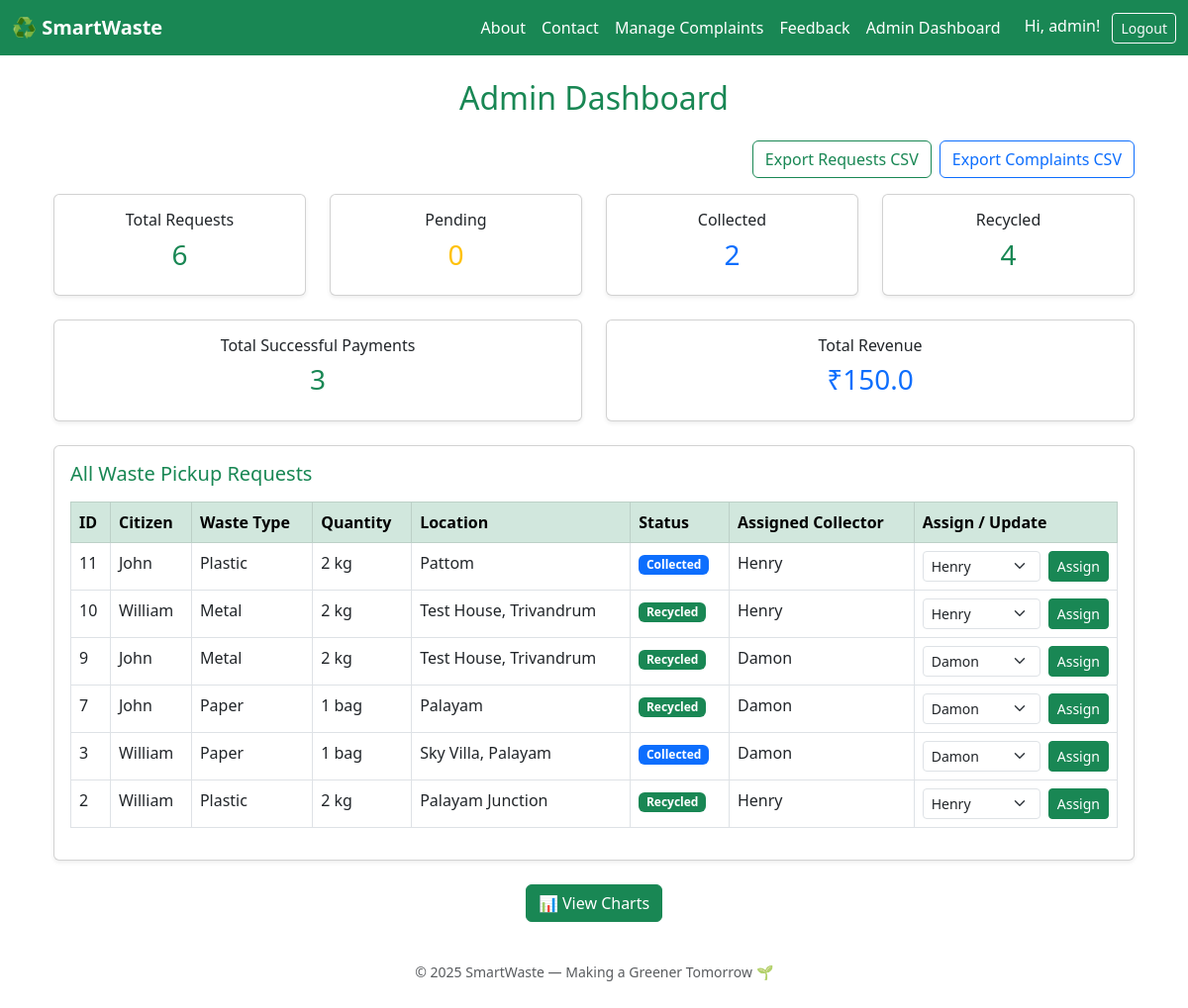
The page /dashboard/ (signed in) on the database as committed earlier.
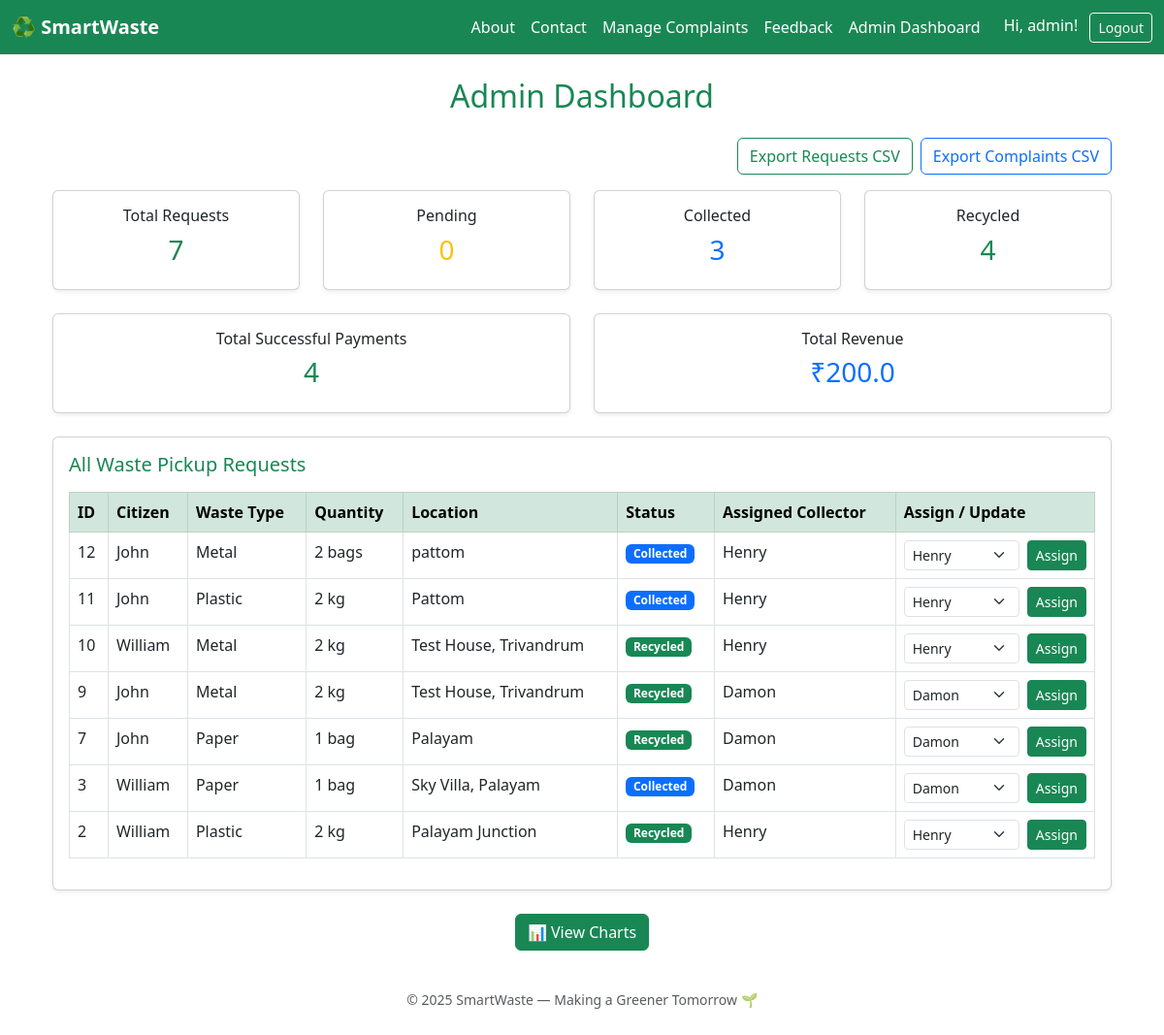
The same page on the database as committed later.
### app/models.py (models this page shows, shortened)
class WasteRequest(models.Model):
    WASTE_TYPES = (
        ('Plastic', 'Plastic'),
        ('Paper', 'Paper'),
        ('Metal', 'Metal'),
        ('Organic', 'Organic'),
    )
    STATUS_CHOICES = [
    ('Pending', 'Pending'),
    ('Assigned', 'Assigned'),
    ('Collected', 'Collected'),
    ('Recycled', 'Recycled'),
]
    user = models.ForeignKey(User, on_delete=models.CASCADE)
    waste_type = models.CharField(max_length=20, choices=WASTE_TYPES)
    quantity = models.CharField(max_length=50)
    location = models.CharField(max_length=255)
    latitude = models.FloatField(null=True, blank=True)
    longitude = models.FloatField(null=True, blank=True)
    status = models.CharField(max_length=20, choices=STATUS_CHOICES, default='Pending')
    assigned_collector = models.ForeignKey(User, on_delete=models.SET_NULL, null=True, blank=True, related_name='assigned_requests')
    created_at = models.DateTimeField(auto_now_add=True)

class User(AbstractUser):
    ROLE_CHOICES = (
        ('citizen', 'Citizen'),
        ('collector', 'Collector'),
        ('admin', 'Admin'),
    )
    role = models.CharField(max_length=20, choices=ROLE_CHOICES, default='citizen')
    address = models.TextField(blank=True, null=True)
    eco_points = models.IntegerField(default=0)

### app/views.py (the view, shortened to what this page needs)
# urls.py: path('dashboard/', views.admin_dashboard, name='admin_dashboard'),
@login_required
@login_required
def admin_dashboard(request):
    if request.user.role != 'admin':
        messages.error(request, "Access denied.")
        return redirect('home')
    all_requests = WasteRequest.objects.select_related('user', 'assigned_collector').order_by('-created_at')
    collectors = User.objects.filter(role='collector')
    summary = {
        'total': all_requests.count(),
        'pending': all_requests.filter(status='Pending').count(),
        'collected': all_requests.filter(status='Collected').count(),
        'recycled': all_requests.filter(status='Recycled').count(),
    }
    pending_complaints = Complaint.objects.filter(status='Pending').count()
    resolved_complaints = Complaint.objects.filter(status='Resolved').count()
    total_payments = Payment.objects.filter(status='Success').count()
    total_amount = Payment.objects.filter(status='Success').aggregate(Sum('amount'))['amount__sum'] or 0
    context = {
        'requests': all_requests,
        'collectors': collectors,
        'summary': summary,
        'pending_requests': summary['pending'],
        'collected_requests': summary['collected'],
        'recycled_requests': summary['recycled'],
        'pending_complaints': pending_complaints,
        'resolved_complaints': resolved_complaints,
        'total_payments': total_payments,
        'total_amount': total_amount,
    }
    return render(request, 'admin/admin_dashboard.html', context)

### templates/admin/admin_dashboard.html (shortened to what the changed rows need)
{% extends 'base.html' %}
{% block content %}
<div class="container mt-4">
    <h2 class="text-success text-center mb-4">Admin Dashboard</h2>
    <div class="row text-center mb-4">
        <div class="col-md-3">
            <div class="card shadow-sm p-3">
                <h6>Total Requests</h6>
                <h3 class="text-success">{{ summary.total }}</h3>
            </div>
        </div>
        <div class="col-md-3">
            <div class="card shadow-sm p-3">
                <h6>Collected</h6>
                <h3 class="text-primary">{{ summary.collected }}</h3>
            </div>
        </div>
    </div>
    <div class="row text-center mb-4">
  <div class="col-md-6">
    <div class="card shadow-sm p-3">
      <h6>Total Successful Payments</h6>
      <h3 class="text-success">{{ total_payments }}</h3>
    </div>
  </div>
  <div class="col-md-6">
    <div class="card shadow-sm p-3">
      <h6>Total Revenue</h6>
      <h3 class="text-primary">₹{{ total_amount }}</h3>
    </div>
  </div>
</div>
    <div class="card shadow-sm">
        <div class="card-body">
            {% if requests %}
                <table class="table table-bordered table-hover">
                    <thead class="table-success">
                        <tr>
                            <th>ID</th>
                            <th>Citizen</th>
                            <th>Waste Type</th>
                            <th>Quantity</th>
                            <th>Location</th>
                            <th>Status</th>
                            <th>Assigned Collector</th>
                            <th>Assign / Update</th>
                        </tr>
                    </thead>
                    <tbody>
                        {% for req in requests %}
                        <tr>
                            <td>{{ req.id }}</td>
                            <td>{{ req.user.username }}</td>
                            <td>{{ req.waste_type }}</td>
                            <td>{{ req.quantity }}</td>
                            <td>{{ req.location }}</td>
                            <td>
                                {% if req.status == 'Pending' %}
                                    <span class="badge bg-warning text-dark">Pending</span>
                                {% elif req.status == 'Collected' %}
                                    <span class="badge bg-primary">Collected</span>
                                {% elif req.status == 'Recycled' %}
                                    <span class="badge bg-success">Recycled</span>
                                {% else %}
                                    {{ req.status }}
                                {% endif %}
                            </td>
                            <td>
                                {% if req.assigned_collector %}
                                    {{ req.assigned_collector.username }}
                                {% else %}
                                    <span class="text-muted">Not assigned</span>
                                {% endif %}
                            </td>
                            <td>
                                <form method="POST" class="d-flex">
                                    <select name="collector_id" class="form-select form-select-sm me-2" required>
                                        {% for collector in collectors %}
                                            <option value="{{ collector.id }}" {% if req.assigned_collector and req.assigned_collector.id == collector.id %}selected{% endif %}>
                                                {{ collector.username }}
                                            </option>
                                        {% endfor %}
                                    </select>
                                    <button type="submit" class="btn btn-success btn-sm">Assign</button>
                                </form>
                            </td>
                        </tr>
                        {% endfor %}
                    </tbody>
                </table>
            {% else %}
                <p class="text-center text-muted mt-3">No requests yet.</p>
            {% endif %}
        </div>
    </div>
</div>
{% endblock %}

Rows that differ between the two databases and show on the page:
added WasteRequest: id "12", user.username "John", waste_type "Metal", quantity "2 bags", location "pattom", status "Collected", assigned_collector.username "Henry", collector_id "Henry"
Other text that changed with them:
{{ summary.total }}: "6" → "7"
{{ summary.collected }}: "2" → "3"
{{ total_payments }}: "3" → "4"
{{ total_amount }}: "150.0" → "200.0"
